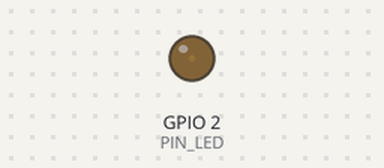
Simulated run of this sketch. Board: ESP32. On the bench: output pins drawn as LEDs (lit = HIGH).

Above: at 0.05 s.
At 1.15 s:
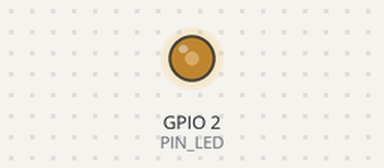
At 2.3 s:
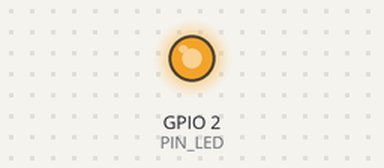
At 4.55 s:
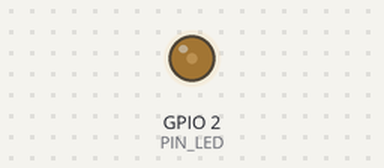
Timing chart, 0 to 6.6 s (numbered marks = the images above):
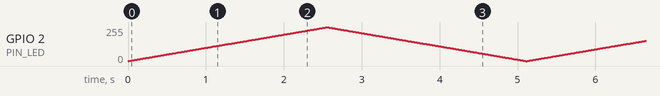

The sketch:

sketch_3_led_flow.ino
```cpp
#define CHN 0      //define the pwm channel (0-15)
#define FRQ 1000   //define the pwm frequenc
#define PWM_BIT 8  //define the pwm precision

#define PIN_LED 2  //define the led pin

void setup() {
  // Set the frequency and accuracy of a pwm channel (1000hz and 8 bit in channel 0)
  ledcSetup(CHN, FRQ, PWM_BIT);

  //attach the led pin to pwm channel
  ledcAttachPin(PIN_LED, CHN);
}

void loop() {
  // 255 because pwm of 8 bits
  // make light fade in
  for (int i = 0; i < 255; i++) {
    // Writes the pulse width value to a PWM channel.
    ledcWrite(CHN, i);
    delay(10);
  }
  // make light fade out
  for (int i = 255; i > -1; i--) {
    // Writes the pulse width value to a PWM channel.
    ledcWrite(CHN, i);
    delay(10);
  }
}
```
